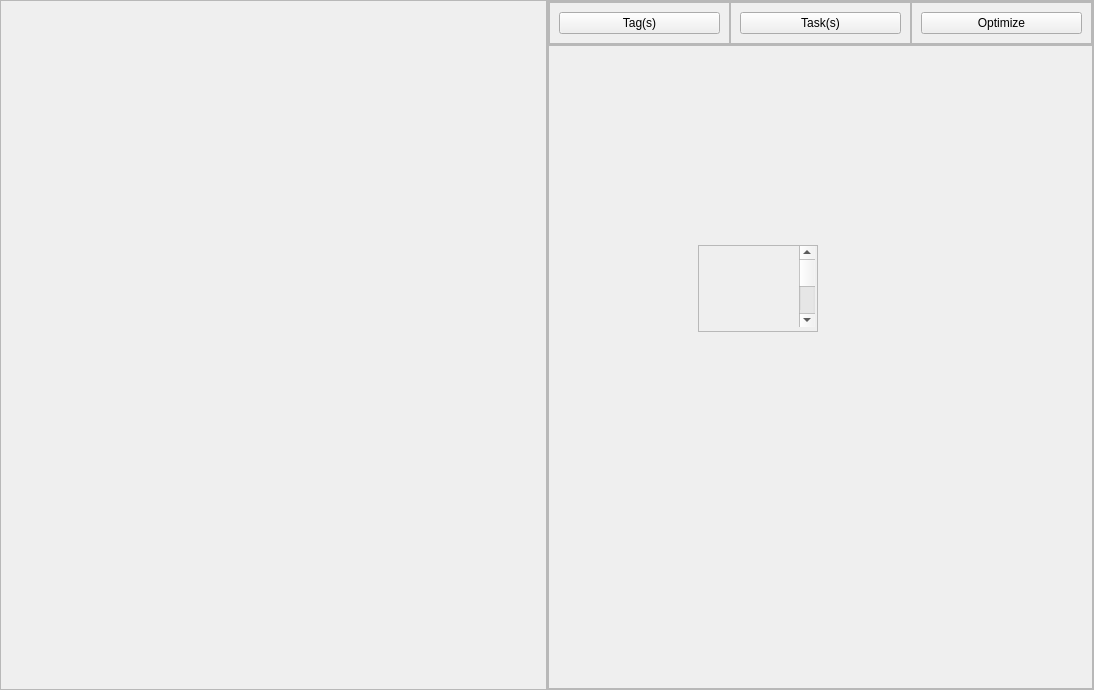
<?xml version="1.0" encoding="UTF-8"?>
<ui version="4.0">
 <class>MainWindow</class>
 <widget class="QMainWindow" name="MainWindow">
  <property name="geometry">
   <rect>
    <x>0</x>
    <y>0</y>
    <width>1094</width>
    <height>690</height>
   </rect>
  </property>
  <property name="windowTitle">
   <string>MainWindow</string>
  </property>
  <widget class="QWidget" name="centralwidget">
   <layout class="QHBoxLayout" name="horizontalLayout">
    <property name="spacing">
     <number>0</number>
    </property>
    <property name="leftMargin">
     <number>0</number>
    </property>
    <property name="topMargin">
     <number>0</number>
    </property>
    <property name="rightMargin">
     <number>0</number>
    </property>
    <property name="bottomMargin">
     <number>0</number>
    </property>
    <item>
     <widget class="QFrame" name="Schedule">
      <property name="frameShape">
       <enum>QFrame::StyledPanel</enum>
      </property>
      <property name="frameShadow">
       <enum>QFrame::Raised</enum>
      </property>
     </widget>
    </item>
    <item>
     <widget class="QFrame" name="PersonalCheck">
      <property name="frameShape">
       <enum>QFrame::StyledPanel</enum>
      </property>
      <property name="frameShadow">
       <enum>QFrame::Raised</enum>
      </property>
      <layout class="QVBoxLayout" name="verticalLayout">
       <property name="spacing">
        <number>0</number>
       </property>
       <property name="leftMargin">
        <number>0</number>
       </property>
       <property name="topMargin">
        <number>0</number>
       </property>
       <property name="rightMargin">
        <number>0</number>
       </property>
       <property name="bottomMargin">
        <number>0</number>
       </property>
       <item alignment="Qt::AlignTop">
        <widget class="QFrame" name="frame">
         <property name="frameShape">
          <enum>QFrame::StyledPanel</enum>
         </property>
         <property name="frameShadow">
          <enum>QFrame::Raised</enum>
         </property>
         <layout class="QHBoxLayout" name="horizontalLayout_2">
          <property name="spacing">
           <number>0</number>
          </property>
          <property name="leftMargin">
           <number>0</number>
          </property>
          <property name="topMargin">
           <number>0</number>
          </property>
          <property name="rightMargin">
           <number>0</number>
          </property>
          <property name="bottomMargin">
           <number>0</number>
          </property>
          <item>
           <widget class="QFrame" name="Tags">
            <property name="frameShape">
             <enum>QFrame::StyledPanel</enum>
            </property>
            <property name="frameShadow">
             <enum>QFrame::Raised</enum>
            </property>
            <layout class="QVBoxLayout" name="verticalLayout_2">
             <item>
              <widget class="QPushButton" name="Tags_button">
               <property name="text">
                <string>Tag(s)</string>
               </property>
              </widget>
             </item>
            </layout>
           </widget>
          </item>
          <item>
           <widget class="QFrame" name="Task">
            <property name="frameShape">
             <enum>QFrame::StyledPanel</enum>
            </property>
            <property name="frameShadow">
             <enum>QFrame::Raised</enum>
            </property>
            <layout class="QVBoxLayout" name="verticalLayout_3">
             <item>
              <widget class="QPushButton" name="Task_button">
               <property name="text">
                <string>Task(s)</string>
               </property>
              </widget>
             </item>
            </layout>
           </widget>
          </item>
          <item>
           <widget class="QFrame" name="Optimize">
            <property name="frameShape">
             <enum>QFrame::StyledPanel</enum>
            </property>
            <property name="frameShadow">
             <enum>QFrame::Raised</enum>
            </property>
            <layout class="QVBoxLayout" name="verticalLayout_4">
             <item>
              <widget class="QPushButton" name="Optimize_button">
               <property name="text">
                <string>Optimize</string>
               </property>
              </widget>
             </item>
            </layout>
           </widget>
          </item>
         </layout>
        </widget>
       </item>
       <item>
        <widget class="QFrame" name="frame_2">
         <property name="sizePolicy">
          <sizepolicy hsizetype="Preferred" vsizetype="Expanding">
           <horstretch>0</horstretch>
           <verstretch>0</verstretch>
          </sizepolicy>
         </property>
         <property name="frameShape">
          <enum>QFrame::StyledPanel</enum>
         </property>
         <property name="frameShadow">
          <enum>QFrame::Raised</enum>
         </property>
         <widget class="QScrollArea" name="scrollArea">
          <property name="geometry">
           <rect>
            <x>150</x>
            <y>200</y>
            <width>120</width>
            <height>87</height>
           </rect>
          </property>
          <property name="widgetResizable">
           <bool>true</bool>
          </property>
          <widget class="QWidget" name="scrollAreaWidgetContents">
           <property name="geometry">
            <rect>
             <x>0</x>
             <y>0</y>
             <width>118</width>
             <height>85</height>
            </rect>
           </property>
           <widget class="QScrollBar" name="verticalScrollBar">
            <property name="geometry">
             <rect>
              <x>100</x>
              <y>0</y>
              <width>16</width>
              <height>81</height>
             </rect>
            </property>
            <property name="orientation">
             <enum>Qt::Vertical</enum>
            </property>
           </widget>
          </widget>
         </widget>
        </widget>
       </item>
      </layout>
     </widget>
    </item>
   </layout>
  </widget>
 </widget>
 <resources/>
 <connections/>
</ui>
